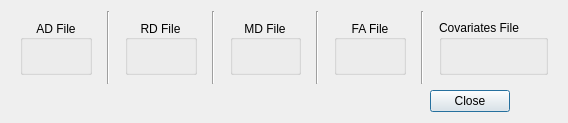
<?xml version="1.0" encoding="UTF-8"?>
<ui version="4.0">
 <class>InfoDialog</class>
 <widget class="QDialog" name="InfoDialog">
  <property name="geometry">
   <rect>
    <x>0</x>
    <y>0</y>
    <width>568</width>
    <height>120</height>
   </rect>
  </property>
  <property name="windowTitle">
   <string>Dialog</string>
  </property>
  <layout class="QGridLayout" name="gridLayout">
   <item row="0" column="3">
    <widget class="Line" name="line_2">
     <property name="orientation">
      <enum>Qt::Vertical</enum>
     </property>
    </widget>
   </item>
   <item row="0" column="1">
    <widget class="Line" name="line">
     <property name="orientation">
      <enum>Qt::Vertical</enum>
     </property>
    </widget>
   </item>
   <item row="0" column="8">
    <widget class="QWidget" name="compFileInfo_widget" native="true">
     <layout class="QVBoxLayout" name="verticalLayout_5">
      <item>
       <widget class="QGroupBox" name="compFileInfo_groupBox">
        <property name="title">
         <string>Covariates File</string>
        </property>
        <layout class="QVBoxLayout" name="verticalLayout_10">
         <item>
          <widget class="QLabel" name="compFileInfo_label">
           <property name="text">
            <string/>
           </property>
           <property name="alignment">
            <set>Qt::AlignLeading|Qt::AlignLeft|Qt::AlignTop</set>
           </property>
          </widget>
         </item>
        </layout>
       </widget>
      </item>
     </layout>
    </widget>
   </item>
   <item row="0" column="2">
    <widget class="QWidget" name="rdFileInfo_widget" native="true">
     <layout class="QVBoxLayout" name="verticalLayout_2">
      <item>
       <widget class="QGroupBox" name="rdFileInfo_groupBox">
        <property name="title">
         <string>RD File</string>
        </property>
        <property name="alignment">
         <set>Qt::AlignCenter</set>
        </property>
        <layout class="QVBoxLayout" name="verticalLayout_7">
         <item>
          <widget class="QLabel" name="rdFileInfo_label">
           <property name="text">
            <string/>
           </property>
           <property name="alignment">
            <set>Qt::AlignLeading|Qt::AlignLeft|Qt::AlignTop</set>
           </property>
          </widget>
         </item>
        </layout>
       </widget>
      </item>
     </layout>
    </widget>
   </item>
   <item row="1" column="8">
    <widget class="QPushButton" name="close_pushButton">
     <property name="sizePolicy">
      <sizepolicy hsizetype="Fixed" vsizetype="Fixed">
       <horstretch>0</horstretch>
       <verstretch>0</verstretch>
      </sizepolicy>
     </property>
     <property name="text">
      <string>Close</string>
     </property>
    </widget>
   </item>
   <item row="0" column="4">
    <widget class="QWidget" name="mdFileInfo_widget" native="true">
     <layout class="QVBoxLayout" name="verticalLayout_3">
      <item>
       <widget class="QGroupBox" name="mdFileInfo_groupBox">
        <property name="title">
         <string>MD File</string>
        </property>
        <property name="alignment">
         <set>Qt::AlignCenter</set>
        </property>
        <layout class="QVBoxLayout" name="verticalLayout_8">
         <item>
          <widget class="QLabel" name="mdFileInfo_label">
           <property name="text">
            <string/>
           </property>
           <property name="alignment">
            <set>Qt::AlignLeading|Qt::AlignLeft|Qt::AlignTop</set>
           </property>
          </widget>
         </item>
        </layout>
       </widget>
      </item>
     </layout>
    </widget>
   </item>
   <item row="0" column="5">
    <widget class="Line" name="line_3">
     <property name="orientation">
      <enum>Qt::Vertical</enum>
     </property>
    </widget>
   </item>
   <item row="0" column="7">
    <widget class="Line" name="line_4">
     <property name="orientation">
      <enum>Qt::Vertical</enum>
     </property>
    </widget>
   </item>
   <item row="0" column="6">
    <widget class="QWidget" name="faFileInfo_widget" native="true">
     <layout class="QVBoxLayout" name="verticalLayout_4">
      <item>
       <widget class="QGroupBox" name="faFileInfo_groupBox">
        <property name="title">
         <string>FA File</string>
        </property>
        <property name="alignment">
         <set>Qt::AlignCenter</set>
        </property>
        <layout class="QVBoxLayout" name="verticalLayout_9">
         <item>
          <widget class="QLabel" name="faFileInfo_label">
           <property name="text">
            <string/>
           </property>
           <property name="alignment">
            <set>Qt::AlignLeading|Qt::AlignLeft|Qt::AlignTop</set>
           </property>
          </widget>
         </item>
        </layout>
       </widget>
      </item>
     </layout>
    </widget>
   </item>
   <item row="0" column="0">
    <widget class="QWidget" name="adFileInfo_widget" native="true">
     <layout class="QVBoxLayout" name="verticalLayout">
      <item>
       <widget class="QGroupBox" name="adFileInfo_groupBox">
        <property name="title">
         <string>AD File</string>
        </property>
        <property name="alignment">
         <set>Qt::AlignCenter</set>
        </property>
        <layout class="QVBoxLayout" name="verticalLayout_6">
         <item>
          <widget class="QLabel" name="adFileInfo_label">
           <property name="text">
            <string/>
           </property>
           <property name="alignment">
            <set>Qt::AlignLeading|Qt::AlignLeft|Qt::AlignTop</set>
           </property>
          </widget>
         </item>
        </layout>
       </widget>
      </item>
     </layout>
    </widget>
   </item>
  </layout>
 </widget>
 <resources/>
 <connections>
  <connection>
   <sender>close_pushButton</sender>
   <signal>clicked()</signal>
   <receiver>InfoDialog</receiver>
   <slot>close()</slot>
   <hints>
    <hint type="sourcelabel">
     <x>456</x>
     <y>97</y>
    </hint>
    <hint type="destinationlabel">
     <x>456</x>
     <y>92</y>
    </hint>
   </hints>
  </connection>
 </connections>
</ui>
